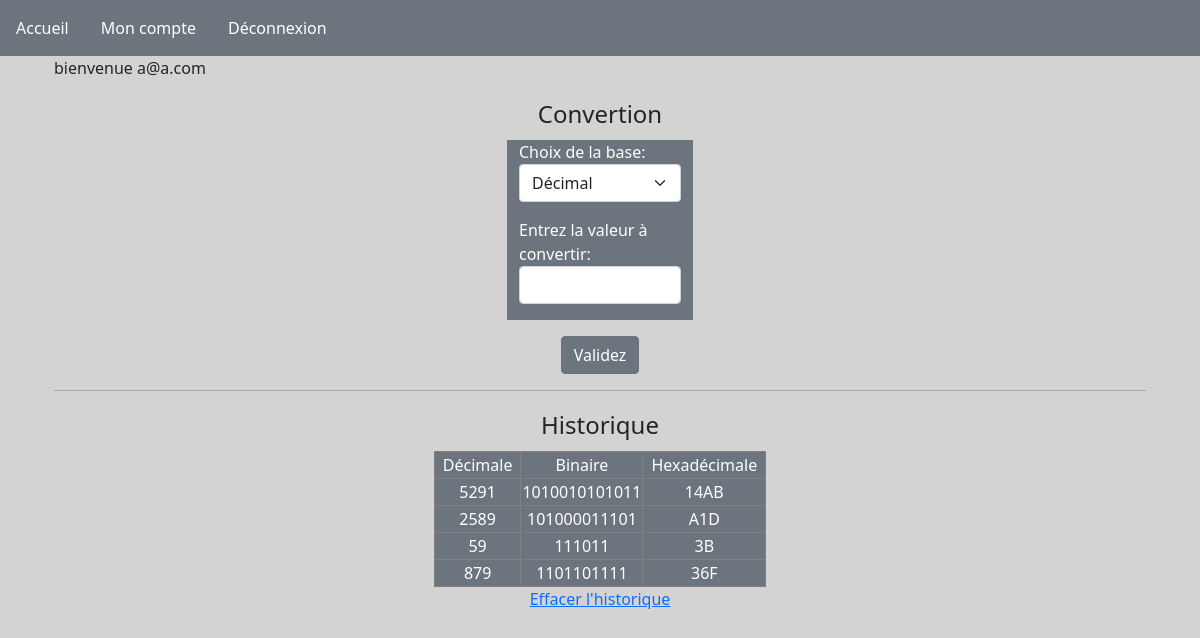
/account (signed in), run on the app's committed database.
### convert/models.py (models this page shows, shortened)
class User(db.Model, UserMixin):
    __tablename__ = 'users'
    id = db.Column(db.Integer, primary_key=True)
    email = db.Column(db.String(120), unique=True, nullable=False)
    password = db.Column(db.String(64), nullable=False)
    results = db.relationship('Convert', backref='user', lazy=True)

class Convert(db.Model, UserMixin):
    __tablename__ = 'converts'
    id = db.Column(db.Integer, primary_key=True)
    value_dec = db.Column(db.String())
    value_bin = db.Column(db.String())
    value_hex = db.Column(db.String())
    base = db.Column(db.String())
    user_id = db.Column(db.Integer, db.ForeignKey('users.id'),  nullable=False)

### main.py (the view, shortened to what this page needs)
@app.route('/account', methods=['GET', 'POST'])
@login_required
def account():
    datas = {}
    form = InputData()
    datas = Convert.query.filter_by(user_id=current_user.id)
    return render_template('account.html', title='Mon compte', form=form, datas=datas)

### convert/forms.py (shortened to what this page needs)
class InputData(FlaskForm):
    data_to_convert = StringField('Entrez la valeur à convertir:')
    base = SelectField(u'Choix de la base:',
                       choices=[('dec', 'Décimal'),
                                ('hex', 'Hexadécimal'),
                                ('bin', 'Binaire')])
    submit = SubmitField('Validez')

### convert/models.py (called while the page is built)
@login_manager.user_loader
def load_user(user_id):
    return User.query.get(int(user_id))

### convert/templates/account.html (shortened to what this page needs)
{% extends('base.html') %}
{% block content %}
<div class="container">
    <p>bienvenue {{ current_user.email }}</p>
    <form action="" method="POST">
        <div class="row justify-content-md-center">
            <legend class="row justify-content-md-center ">Convertion</legend>
                <fieldset class="col col-lg-2 mb-3 bg-secondary text-white">
                    {{ form.base.label }} {{ form.base(class="form-select mb-3") }}
                    <div class="mb-3">
                        {{ form.data_to_convert.label }}
                        {% if form.data_to_convert.errors %}
                            {{ form.data_to_convert(class="form-control is-invalid") }}
                            <div class="invalid-feedback">
                                {% for error in form.data_to_convert.errors %}
                                    <span class="my-2 bg-white">{{ error }}</span>
                                {% endfor %}
                            </div>
                        {% else %}
                            {{ form.data_to_convert(class="form-control") }}
                        {% endif %}
                    </div>
                </fieldset>
        </div>
        <div class="text-center">
            {{ form.submit(class="btn btn-secondary text-white") }}
        </div>
    </form>
        <hr>
        <div class="row justify-content-center">
            <legend class="row justify-content-md-center ">Historique</legend>
            <div class="col-auto ">
                <table class="text-center bg-secondary text-white table-bordered">
                    <thead>
                        <tr>
                            <td class="px-2"> Décimale </td>
                            <td class="px-2"> Binaire </td>
                            <td class="px-2"> Hexadécimale </td>
                        </tr>
                    </thead>
                    {% for data in datas %}
                        <tr>
                            <td>{{ data.value_dec }}</td>
                            <td>{{ data.value_bin }}</td>
                            <td>{{ data.value_hex }}</td>
                        </tr>
                    {% endfor %}
                </table>
            </div>
            <a class="text-center" href="{{ url_for('delete') }}">Effacer l'historique</a>
        </div>
</div>
{% endblock %}

### convert/templates/base.html (shortened to what this page needs)
<!DOCTYPE html>
<html lang="fr">
<head>
    <link href="https://cdn.jsdelivr.net/npm/bootstrap@5.1.3/dist/css/bootstrap.min.css" rel="stylesheet">
    <link type="text/css" rel="stylesheet" href="{{ url_for('static', filename='style.css') }}" />
</head>
<body>
    <nav class="navbar navbar-expand-lg bg-secondary ">
        <a class="nav-link text-white" href="{{ url_for('home') }}">Accueil</a>
        {% if current_user.is_authenticated %}
        <a class="nav-link text-white" href="{{ url_for('account') }}">Mon compte</a>
            <a class="nav-link text-white" href="{{ url_for('logout') }}">Déconnexion</a>
        {% else %}
            <a class="nav-link text-white" href="{{ url_for('register') }}">Inscription</a>
            <a class="nav-link text-white" href="{{ url_for('login') }}">Connexion</a>
        {% endif %}
    </nav>
    <div class="container">
        {% block content %} {% endblock %}
    </div>
</body>
</html>

### convert/static/style.css (style rules this page uses)
body { background-color: lightgrey; }

### data on the page
User: email "a@a.com"
Convert: value_dec "5291", value_bin "1010010101011", value_hex "14AB"
Convert: value_dec "2589", value_bin "101000011101", value_hex "A1D"
Convert: value_dec "59", value_bin "111011", value_hex "3B"
Convert: value_dec "879", value_bin "1101101111", value_hex "36F"
